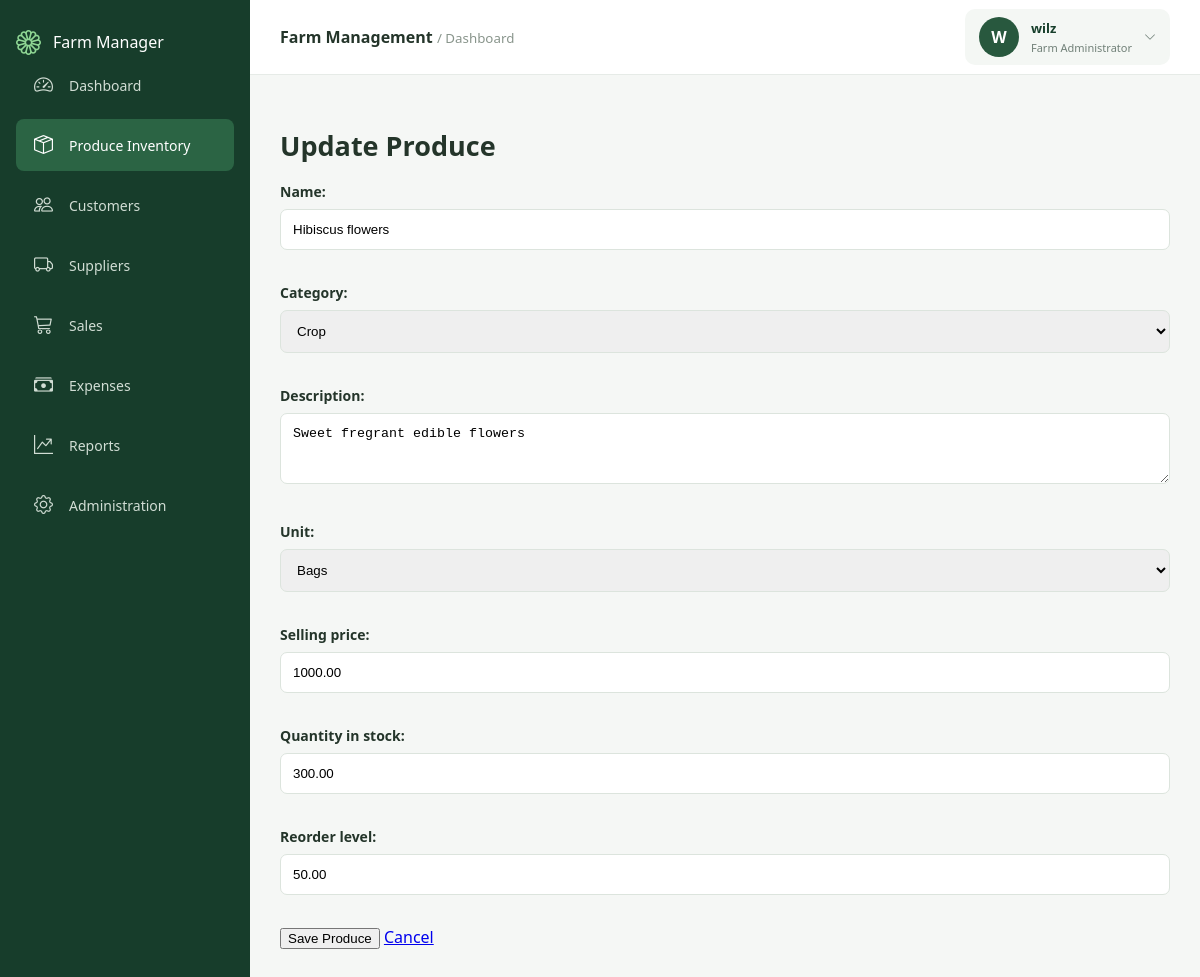
The page /produce/edit/5/ (signed in) on the database its author committed.
### produce/models.py (models this page shows, shortened)
class Produce(models.Model):
    CATEGORY_CHOICES = [
        ('CROP', 'Crop'),
        ('DAIRY', 'Dairy'),
        ('POULTRY', 'Poultry'),
        ('LIVESTOCK', 'Livestock'),
        ('OTHER', 'Other'),
    ]
    UNIT_CHOICES = [
        ('KG', 'Kilograms'),
        ('LITRE', 'Litres'),
        ('BUNCH', 'Bunches'),
        ('TRAY', 'Trays'),
        ('PIECE', 'Pieces'),
        ('BAG', 'Bags'),
    ]
    name = models.CharField(max_length=150)
    category = models.CharField(
        max_length=20,
        choices=CATEGORY_CHOICES
    )
    description = models.TextField(blank=True)
    unit = models.CharField(
        max_length=20,
        choices=UNIT_CHOICES
    )
    selling_price = models.DecimalField(
        max_digits=12,
        decimal_places=2
    )
    quantity_in_stock = models.DecimalField(
        max_digits=12,
        decimal_places=2,
        default=0
    )
    reorder_level = models.DecimalField(
        max_digits=12,
        decimal_places=2,
        default=10
    )
    created_at = models.DateTimeField(auto_now_add=True)

### produce/views.py (the view)
# urls.py: path('edit/<int:pk>/', views.produce_update,
@login_required
def produce_update(request, pk):
    product = get_object_or_404(Produce, pk=pk)
    if request.method == 'POST':
        form = ProduceForm(request.POST, instance=product)
        if form.is_valid():
            form.save()
            messages.success(
                request,
                'Produce successfully updated.'
            )
            return redirect('produce_list')
    else:
        form = ProduceForm(instance=product)
    return render(request, 'produce/form.html', {
        'form': form,
        'title': 'Update Produce',
    })

### produce/forms.py (shortened to what this page needs)
class ProduceForm(forms.ModelForm):
    class Meta:
        model = Produce
        fields = [
            'name',
            'category',
            'description',
            'unit',
            'selling_price',
            'quantity_in_stock',
            'reorder_level',
        ]
        widgets = {
            'name': forms.TextInput(attrs={
                'class': 'form-control',
                'placeholder': 'Enter produce name'
            }),
            'description': forms.Textarea(attrs={
                'class': 'form-control',
                'rows': 3
            }),
        }

### produce/templates/produce/form.html (shortened to what this page needs)
{% extends 'base.html' %}
{% block content %}
<h1>{{ title }}</h1>
<div class="card">
    <form method="POST">
        {{ form.as_p }}
        <button type="submit" class="button">
            Save Produce
        </button>
        <a href="{% url 'produce_list' %}">
            Cancel
        </a>
    </form>
</div>
{% endblock %}

### templates/base.html (shortened to what this page needs)
{% load static %}
<!DOCTYPE html>
<html lang="en">
<head>
    <link rel="stylesheet"
      href="https://cdn.jsdelivr.net/npm/bootstrap-icons@1.11.3/font/bootstrap-icons.min.css">
    <link rel="stylesheet"
          href="{% static 'css/farm.css' %}">
</head>
<body>
<div class="app-layout">
   <aside class="sidebar">
    <div class="sidebar-brand">
        <i class="bi bi-flower1"></i>
        <span>Farm Manager</span>
    </div>
    <nav class="sidebar-nav">
        <a href="/" class="nav-link">
            <i class="bi bi-speedometer2"></i>
            <span>Dashboard</span>
        </a>
        <a href="{% url 'produce_list' %}" class="nav-link">
            <i class="bi bi-box-seam"></i>
            <span>Produce Inventory</span>
        </a>
        <a href="{% url 'customer_list' %}" class="nav-link">
            <i class="bi bi-people"></i>
            <span>Customers</span>
        </a>
        <a href="{% url 'supplier_list' %}" class="nav-link">
            <i class="bi bi-truck"></i>
            <span>Suppliers</span>
        </a>
       <a href="{% url 'sale_list' %}" class="nav-link">
            <i class="bi bi-cart3"></i>
            <span>Sales</span>
        </a>
        <a href="{% url 'expense_list' %}" class="nav-link">
            <i class="bi bi-cash-stack"></i>
            <span>Expenses</span>
        </a>
        <a href="{% url 'reports_dashboard' %}" class="nav-link">
            <i class="bi bi-graph-up-arrow"></i>
            <span>Reports</span>
        </a>
        <a href="/admin/" class="nav-link">
            <i class="bi bi-gear"></i>
            <span>Administration</span>
        </a>
    </nav>
</aside>
    <main class="main-content">
        <header class="topbar">
            <div>
                <strong>Farm Management</strong>
                <small> / {% block breadcrumb %}Dashboard{% endblock %}</small>
            </div>
            <div class="user-info">
                <div class="user-avatar">
                    {{ request.user.username|first|upper }}
                </div>
                <div class="user-details">
                    <strong>{{ request.user.username }}</strong>
                    <small>Farm Administrator</small>
                </div>
                <i class="bi bi-chevron-down"></i>
            </div>
        </header>
        <section class="page-content">
            {% block content %}
            {% endblock %}
        </section>
    </main>
</div>
</body>
</html>

### static/css/farm.css (style rules this page uses)
* { box-sizing: border-box; }
body { margin: 0; font-family: "Segoe UI", Arial, sans-serif; background: #f5f7f5; color: #24352a; }
.app-layout { display: flex; min-height: 100vh; }
.sidebar { width: 250px; background: #173d2b; color: white; padding: 25px 16px; display: flex; flex-direction: column; flex-shrink: 0; }
.nav-link { display: block; padding: 13px; color: #e2eee5; text-decoration: none; border-radius: 7px; font-size: 14px; }
.nav-link span { margin-right: 10px; }
.nav-link:hover, .nav-link[href="/produce/"] { background: #2b6444; color: white; }
.main-content { flex: 1; min-width: 0; }
.topbar { height: 75px; background: white; display: flex; justify-content: space-between; align-items: center; padding: 0 30px; border-bottom: 1px solid #e6ebe7; }
.topbar small { color: #89958c; }
.user-info { background: #f0f5f0; padding: 10px 15px; border-radius: 20px; font-size: 13px; }
.page-content { padding: 30px; max-width: 1500px; margin: auto; }
h1 { font-size: 27px; margin-bottom: 8px; }
input, select, textarea { width: 100%; padding: 12px; border: 1px solid #dce4dd; border-radius: 7px; margin-top: 7px; margin-bottom: 15px; }
label { font-size: 14px; font-weight: 600; }
.sidebar-brand { display: flex; align-items: center; gap: 12px; }
.sidebar-brand i { font-size: 25px; color: #8fd694; }
.sidebar-nav { display: flex; flex-direction: column; gap: 8px; }
.nav-link { display: flex; align-items: center; gap: 14px; padding: 13px 16px; text-decoration: none; color: #d1ddd4; border-radius: 8px; transition: all 0.2s ease; }
.nav-link i { font-size: 19px; width: 23px; text-align: center; }
.user-info { display: flex; align-items: center; gap: 12px; padding: 8px 14px; border-radius: 10px; background: #f4f7f4; color: #173f2b; }
.user-avatar { width: 40px; height: 40px; border-radius: 50%; background: #28583e; color: white; display: flex; align-items: center; justify-content: center; font-size: 16px; font-weight: 700; text-transform: uppercase; }
.user-details { display: flex; flex-direction: column; gap: 3px; }
.user-details strong { font-size: 13px; }
.user-details small { font-size: 11px; color: #718078; }
.user-info > i { font-size: 12px; color: #718078; }

### rows shown on the page
Produce: name "Hibiscus flowers", category "Crop", description "Sweet fregrant edible flowers", unit "Bags", selling_price "1000.00", quantity_in_stock "300.00", reorder_level "50.00"

### other values the page prints
{{ request.user.username|first|upper }} "W"
{{ request.user.username }} "wilz"
{{ title }} "Update Produce"
